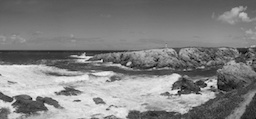
#> input picture CV-HW1-Practical-SimingSun/b2_a_gray.jpg, 256 x 119 px, found by its file name
$ python EquTest.py
#> lines starting #> are read from the running program, lines starting #| are printed output that depends on the picture
#> further down, testImg is the input picture: shape (119, 256); min 0, max 242, mean 129.3
import matplotlib
matplotlib.use("TkAgg")
from matplotlib import pyplot as plt
import numpy as np
import cv2
from PIL import Image


# The function 'getEqualizedImg' is implemented to equalize the gray image
def getEqualizedImg(Img):
    img_size = Img.shape
#> img_size = (119, 256)
    img_width = img_size[0]
#> img_width = 119
    img_height = img_size[1]
#> img_height = 256
    PixNum = np.zeros(256)
    for i in range(0, img_width):
        for j in range(0, img_height):
            PixNum[Img[i, j]] += 1
    pdf = np.zeros(256, dtype='float64')
    for i in range(0, 256):
        pdf[i] = float(PixNum[i] / (img_height*img_width))
    cdf = np.zeros(256, dtype='float64')
    cdf[0] = pdf[0]
    for i in range(1, 256):
        cdf[i] = cdf[i - 1] + pdf[i]
#> after the loop, cdf = 256 values from 9.85e-05 to 1
    CDF = cdf * 255 + 0.5
#> CDF = 256 values from 0.525 to 255.5
    equImg_mat = np.zeros([img_width, img_height], dtype='int8')
    for i in range(0, img_width):
        for j in range(0, img_height):
            equImg_mat[i, j] = CDF[Img[i, j]]
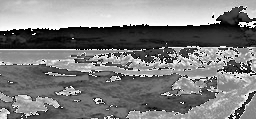
#> equImg_mat: shape (119, 256) int8; min -126, max 127, mean 0; drawn with min black and max white
    equImg = Image.fromarray(equImg_mat)
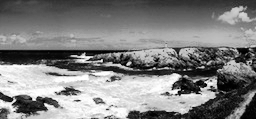
#> equImg: PIL image 256x119 I; min 0, max 255, mean 128.4
    equImg = equImg.convert('L')
    return equImg, equImg_mat


testImg = cv2.imread("/Users/simingsun/Desktop/b2_a_gray.jpg", cv2.IMREAD_GRAYSCALE)
# The color patterns of opencv and plt are different so the test image need to be converted
# unless their color will be changed when printed.
plt_testImg = cv2.cvtColor(testImg, cv2.COLOR_BGR2RGB)
equalized_Img, testMat = getEqualizedImg(testImg)

# Calculate the histogram of images manually
originalHist = np.zeros(256)
equalizedHist = np.zeros(256)
x = np.arange(0, 256, 1)
for i in range(0, testImg.shape[0]):
    for j in range(0, testImg.shape[1]):
        originalHist[testImg[i, j]] += 1
        equalizedHist[testMat[i, j]] += 1

# [8 lines of commented-out code are left out]
